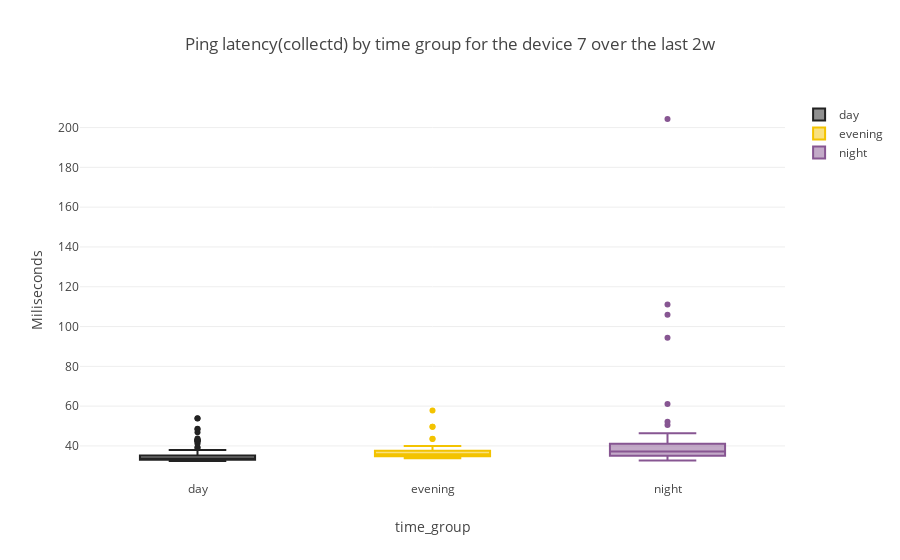

Notebook cell for this chart:
### Code cell
device_number=7
subset=ping_hourly_dataframe[ping_hourly_dataframe["SK_PI"]==device_number]
simple_boxplot(dataframe=subset,plot_value='mean',sort_value='time_group',
               title="Ping latency(collectd) by time group for the device "+str(device_number)+" over the last "+time_interval,
               ytitle="Miliseconds")

### Figure 1 — Plotly figure (JSON) as saved in the notebook; plotly's stock layout.template omitted (floating-point values rounded to 4 significant figures; data arrays with more than 128 entries replaced by an {"elided": "..."} marker saying what was removed)
{"data": [{"marker": {"color": "222222"}, "name": "day", "type": "box", "y": {"elided": "140 float values"}}, {"marker": {"color": "F3C300"}, "name": "evening", "type": "box", "y": [43.48, 34.77, 35.04, 36.62, 36.04, 37.35, 34.88, 35.51, 38.06, 39.66, 37.18, 39.04, 34.97, 35.51, 35.13, 35.45, 34.99, 34.79, 35.69, 34.97, 34.64, 34.72, 34.82, 38.9, 35.14, 33.82, 34.42, 36.89, 49.7, 39.37, 34.24, 35.28, 34.4, 33.99, 35.94, 35.3, 34.12, 34.17, 38.21, 38.37, 38.71, 43.61, 35.69, 33.84, 33.83, 34.31, 37.4, 35.67, 36.3, 38.63, 38.81, 57.82, 39.96, 37.3, 35.52, 34.65, 34.74, 34.63, 38.93, 36.52, 36.16, 36.02, 37.11, 37.82, 35.83, 36.91, 35.89, 36.34, 35.33, 36.27, 36.99, 49.59, null, null, null, null, null, null, null, null, null, null, null, null]}, {"marker": {"color": "875692"}, "name": "night", "type": "box", "y": [43.02, 45.92, 52.2, 45.43, 44.96, 38.43, 38.55, 35.74, 36.31, 37.95, 35.67, 33.68, 33.35, 41.7, 42.63, 41.25, 50.56, 34.84, 37.13, 34.95, 34.2, 34.58, 34.51, 36.02, 36.01, 36.72, 39.55, 34.53, 32.73, 36.29, 35.75, 35.83, 36.75, 41.11, 35.21, 34.69, 33.74, 37.3, 36.57, 43.12, 46.4, 39.22, 35.2, 33.83, 33.58, 39.24, 38.0, 43.49, 37.76, 35.5, 39.24, 36.15, 35.72, 40.69, 36.1, 41.09, 39.9, 42.21, 41.07, 34.71, 33.96, 36.97, 37.67, 40.78, 106.0, 111.1, 94.42, 41.39, 34.86, 39.74, 46.12, 36.51, 39.91, 61.11, 39.73, 33.44, 33.83, 35.1, 36.98, 42.94, 38.84, 39.84, 35.93, 33.63, 33.81, 34.52, 37.26, 40.74, 42.76, 204.3, 40.97, 34.48, 33.66, null, null, null, null, null, null, null, null, null, null, null, null, null, null, null, null, null, null, null, null]}], "layout": {"title": "Ping latency(collectd) by time group for the device 7 over the last 2w", "xaxis": {"title": "time_group"}, "yaxis": {"title": "Miliseconds"}}}
